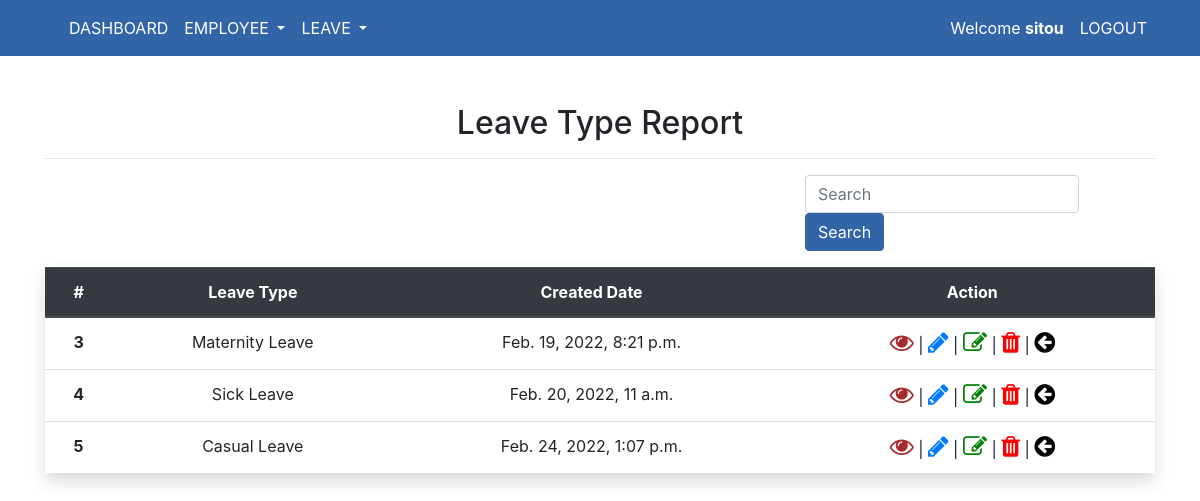
Page /leave/type/report/ (signed in) on the committed database.
### leaves/models.py (models this page shows, shortened)
class LeaveType(models.Model):
    name = models.CharField(max_length=200)
    created_date = models.DateTimeField(auto_now_add=True)

### leaves/views.py (the view)
# urls.py: path('leave/type/report/', views.leavetype_report, name="leave-type-report"),
@ login_required(login_url='index')
def leavetype_report(request):
    leavetype_report = LeaveType.objects.all()
    context = {
        'leavetype_report': leavetype_report,
    }
    return render(request, 'site/leavetype-report.html', context)

### templates/site/leavetype-report.html (shortened to what this page needs)
{% extends 'partial/base.html' %}
{% load static %}
{% block content %}
<br>
<div class="container">
    <div class="row mt-3 pt-3  justify-content-center">
        <div class="container mt-5 text-center">
            <div class="mb-3 ">
                <h2>Leave Type Report</h2>
                <hr>
                <div class="form-group">
                    <div class="row justify-content-end">
                        <div class="col-md-4">
                            <form class="form-inline my-2 my-lg-0" action="" method="">
                                <input class="form-control mr-sm-2" type="search" placeholder="Search"
                                    aria-label="Search" name="search" autocomplete="off">
                                <button class="btn btn-outline-info custom-btn my-2 my-sm-0 text-white"
                                    type="submit">Search</button>
                            </form>
                        </div>
                    </div>
                </div>
                <div>
                    <table class="table table-hover shadow">
                        <thead class="thead-dark">
                            <tr>
                                <th scope="col">#</th>
                                <th scope="col">Leave Type</th>
                                <th scope="col">Created Date</th>
                                <th scope="col">Action</th>
                            </tr>
                        </thead>
                        <tbody>
                            {% for item in leavetype_report %}
                            <tr>
                                <th scope="row">{{ item.pk }}</th>
                                <td>{{ item.name }}</td>
                                <td>{{ item.created_date }}</td>
                                <td><a href="{% url 'leave-type-detail' item.pk %}"><i class="fa fa-eye"
                                            style="font-size:24px; color:brown;">
                                        </i></a> | <a href="{% url 'leave-type' %}"><i class="fa fa-pencil"
                                            style="font-size:24px; color:info;">
                                        </i></a> | <a href="{% url 'leave-type-edit' item.pk %}"><i class="fa fa-edit"
                                            style="font-size:24px; color:green;"> </i></a> | <a
                                        href="{% url 'delete-leave-type' item.pk %}"><i class="fa fa-trash"
                                            style="font-size:24px; color:red;"></i></a> | <a
                                        href="{% url 'dashboard' %}"><i class="fa fa-arrow-circle-left"
                                            style="font-size:24px; color:black;"></td>
                            </tr>
                            {% endfor %}
                        </tbody>
                    </table>
                </div>
            </div>
        </div>
    </div>
    {% endblock content %}

### templates/partial/navbar.html (shortened to what this page needs)
{% load static %}
<nav class="navbar navbar-expand-lg  navbar_custom fixed-top" style=>
    <div class="container">
        <div class="collapse navbar-collapse" id="navbarSupportedContent">
            {% if request.user.is_authenticated %}
            {% if user.is_superuser and user.is_staff %}
            <ul class="navbar-nav mr-auto">
                <li class="nav-item active ">
                    <a class="nav-link text-white" href="{% url 'dashboard' %}">DASHBOARD </a>
                </li>
                <li class="nav-item dropdown">
                    <a class="nav-link dropdown-toggle text-white" href="#" id="navbarDropdown" role="button"
                        data-toggle="dropdown" aria-haspopup="true" aria-expanded="false">
                        EMPLOYEE
                    </a>
                </li>
                <li class="nav-item dropdown">
                    <a class="nav-link dropdown-toggle text-white" href="#" id="navbarDropdown" role="button"
                        data-toggle="dropdown" aria-haspopup="true" aria-expanded="false">
                        LEAVE
                    </a>
                </li>
            </ul>
            <ul class="navbar-nav ml-auto">
                <li class="nav-item ">
                    <a class="nav-link text-white" href="">Welcome <strong>{{ user.username}}</strong></a>
                </li>
                <li class="nav-item ">
                    <a class="nav-link text-white" href="{% url 'logout-page' %}">LOGOUT</a>
                </li>
            </ul>
        </div>
        {% endif %}
        {% endif %}
    </div>
</nav>

### static/css/master.css (style rules this page uses)
.navbar_custom { background-color:#3264a8; }
.btn-outline-info.custom-btn { background-color: #3264a8; border-color: #3264a8; }

### rows in the picture
LeaveType: pk "3", name "Maternity Leave", created_date "Feb. 19, 2022, 8:21 p.m."
LeaveType: pk "4", name "Sick Leave", created_date "Feb. 20, 2022, 11 a.m."
LeaveType: pk "5", name "Casual Leave", created_date "Feb. 24, 2022, 1:07 p.m."

### other values in the picture
{{ user.username }} "sitou"
